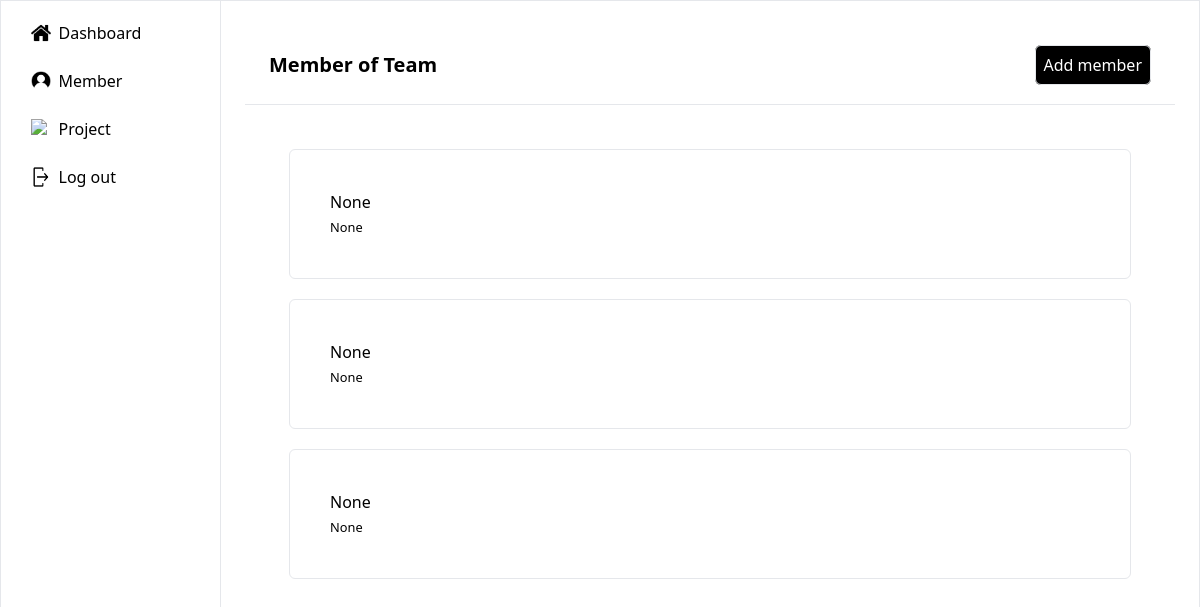
The page /member/ on the database as committed earlier.
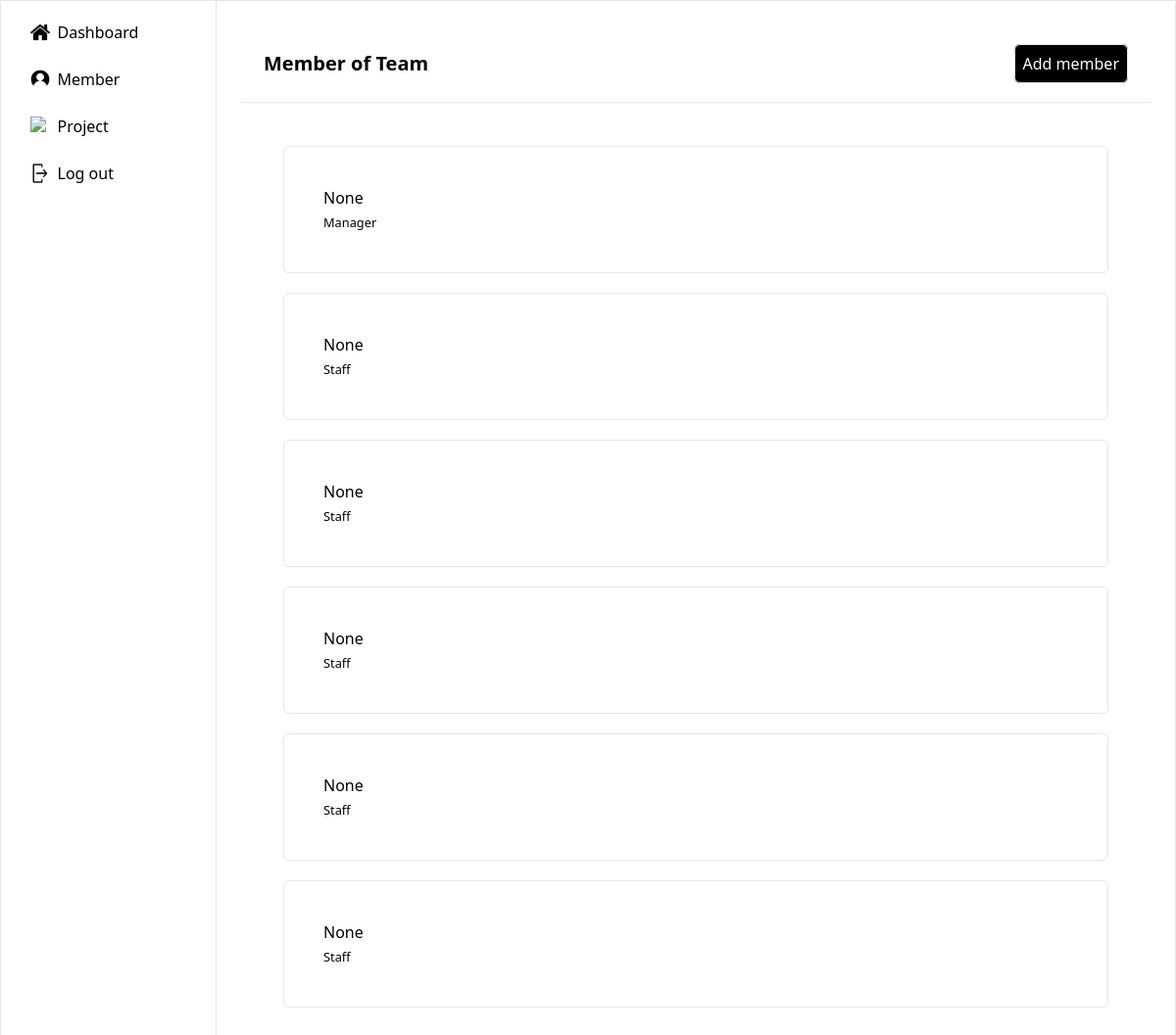
The same page on the database as committed later.
### main/models.py (models this page shows, shortened)
class Users(AbstractUser):
    gender_dict = {
        'Male': 'Male',
        'Female': 'Female'
    }
    role_dict = {
        'Manager': 'Manager',
        'Staff': 'Staff'
    }
    full_name = models.CharField(max_length=100, blank=True, null=True)
    role = models.CharField(max_length=20, blank=True, null=True, choices=role_dict)
    gender = models.CharField(max_length=50, blank=True, null=True, choices=gender_dict)
    date_of_birth = models.DateTimeField(blank=True, null=True)

### main/views.py (the view)
# urls.py: path('member/', views.member, name='member'),
def member(request):
    users = Users.objects.all()
    context = {'users': users}
    return render(request, 'main/member.html', context=context)

### main/templates/main/member.html (shortened to what this page needs)
{% extends 'side_bar_member.html' %}
{% load static %}
{% block content %}
<div class="bg-white-200 items-center border-b border-b-gray-200 flex px-6 h-[80px] flex justify-between">
    <div><h1 class="text-[20px] font-bold">Member of Team</h1></div>
    <div><a href="{% url 'add_member' %}" class="border border-gray-200 bg bg-black text-white p-2 rounded-md">Add member</a></div>
</div>
<div class="col-start-2 row-start-2 overflow-y-auto p-6">
    {% for user in users %}
        <div class="flex justify-between border border-gray-200 w-auto m-[20px] rounded-md p-10">
            <div>
                <h3>{{ user.full_name }}</h3>
                <small>{{ user.role }}</small>
            </div>
        </div>
    {% endfor %}
</div>
{% endblock %}

Rows that differ between the two databases and show on the page:
changed Users: role "None" → "Manager"
changed Users (number 2 of 6 on the later page): role "None" → "Staff"
changed Users (number 3 of 6 on the later page): role "None" → "Staff"
added Users: full_name "None", role "Staff"
added Users: full_name "None", role "Staff"
added Users: full_name "None", role "Staff"
